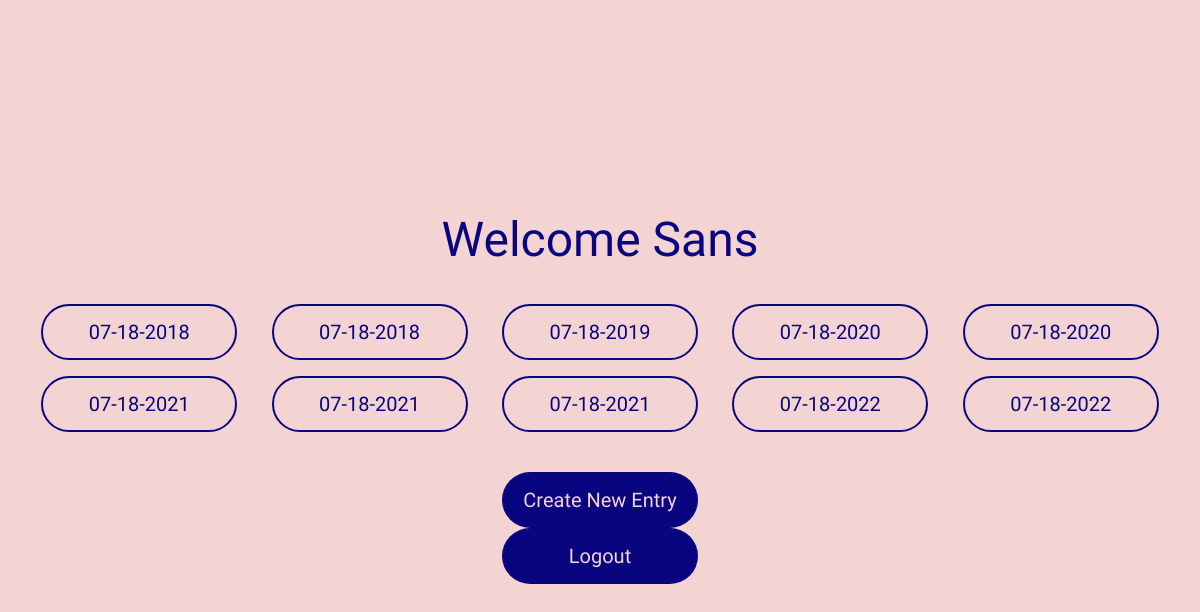
/view/main.php (signed in), run on the app's committed database.
### tables this page shows
CREATE TABLE notes (
    ID INT AUTO_INCREMENT PRIMARY KEY,
    username VARCHAR(255) NOT NULL,
    title VARCHAR(255) NOT NULL,
    content TEXT NOT NULL,
    date_created TIMESTAMP DEFAULT CURRENT_TIMESTAMP
);

### model/notes.php (called while the page is built, shortened)
<?php
function getNotesForUser($username)
{
    $conn = createDatabaseConnection();
    $query = "SELECT title, date_created, ID FROM notes WHERE username = :username";
    $stmt = $conn->prepare($query);
    $stmt->bindParam(':username', $username);
    $stmt->execute();
    $notes = $stmt->fetchAll(PDO::FETCH_ASSOC);
    usort($notes, function ($a, $b) {
        $dateA = strtotime($a['date_created']);
        $dateB = strtotime($b['date_created']);
        return $dateA - $dateB;
    });
    return $notes;
}
?>

### view/main.php (the view, shortened to what this page needs)
<?php
require_once '../model/notes.php';
$user = $_SESSION['username'];
$notes = getNotesForUser($user);
?>
<!DOCTYPE html>
<html>
<head>
    <link href="https://unpkg.com/tailwindcss@^2/dist/tailwind.min.css" rel="stylesheet">
    <link rel="stylesheet" href="../css/main.css">
</head>
<body class="text-xl">
    <div class="main-banner h-screen w-screen flex flex-col justify-center items-center">
        <p class="text-5xl">Welcome <?php echo $_SESSION['full_name']; ?></p>
        <div class="entries my-10 mx-8 flex flex-wrap justify-around gap-4">
            <?php foreach ($notes as $note) : ?>
                <?php
                $date_format = $_SESSION['date_format'];
                $date_timestamp = $note['date_created'];
                $note_id = $note['ID'];
                $note_date = date($date_format, strtotime($date_timestamp));
                ?>
                <a class="button" href="../index.php?action=edit_entry&note_id=<?php echo $note_id; ?>"><?php echo $note_date; ?></a>
            <?php endforeach; ?>
        </div>
        <a class="button-secondary" href="../index.php?action=new_entry">Create New Entry</a>
        <a class="button-secondary" href="../index.php?action=logout">Logout</a>
    </div>
</body>
</html>

### css/main.css (style rules this page uses)
body { background-color: #F4D3D3; color: #090580; font-family: 'Nanum Myeongjo', serif; }
.button { display: flex; justify-content: center; align-items: center; border: solid 2px #090580; border-radius: 50px; height: 56px; width: 196px; }
.button-secondary { display: flex; justify-content: center; align-items: center; background-color: #090580; border-radius: 50px; color: #F4D3D3; height: 56px; width: 196px; }

### data on the page
notes: date_created "07-18-2018"
notes: date_created "07-18-2018"
notes: date_created "07-18-2019"
notes: date_created "07-18-2020"
notes: date_created "07-18-2020"
notes: date_created "07-18-2021"
notes: date_created "07-18-2021"
notes: date_created "07-18-2021"
notes: date_created "07-18-2022"
notes: date_created "07-18-2022"

### other printed values
$_SESSION['full_name'] "Sans"
